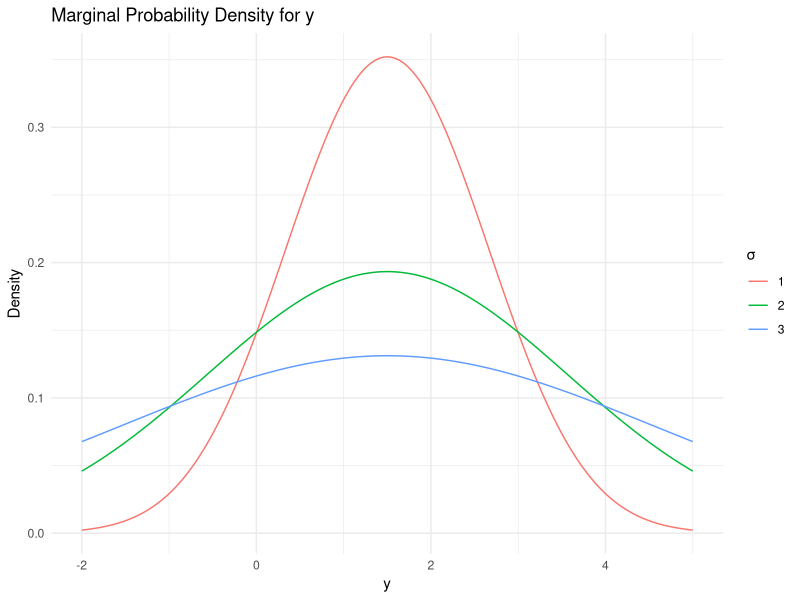

R code for this plot:
library(ggplot2)

# Define the marginal density function
f_y <- function(y, sigma) {
  0.5 * (1/(sqrt(2*pi*sigma^2)) * exp(-(y-1)^2/(2*sigma^2)) +
           1/(sqrt(2*pi*sigma^2)) * exp(-(y-2)^2/(2*sigma^2)))
}

# Create a data frame with y values and densities for each sigma
y <- seq(-2, 5, by = 0.01)
df <- data.frame(
  y = rep(y, 3),
  density = c(sapply(y, f_y, sigma = 1),
              sapply(y, f_y, sigma = 2),
              sapply(y, f_y, sigma = 3)),
  sigma = factor(rep(c(1, 2, 3), each = length(y)))
)

# Create the plot
ggplot(df, aes(x = y, y = density, color = sigma)) +
  geom_line() +
  labs(title = "Marginal Probability Density for y",
       x = "y",
       y = "Density",
       color = "σ") +
  theme_minimal()
